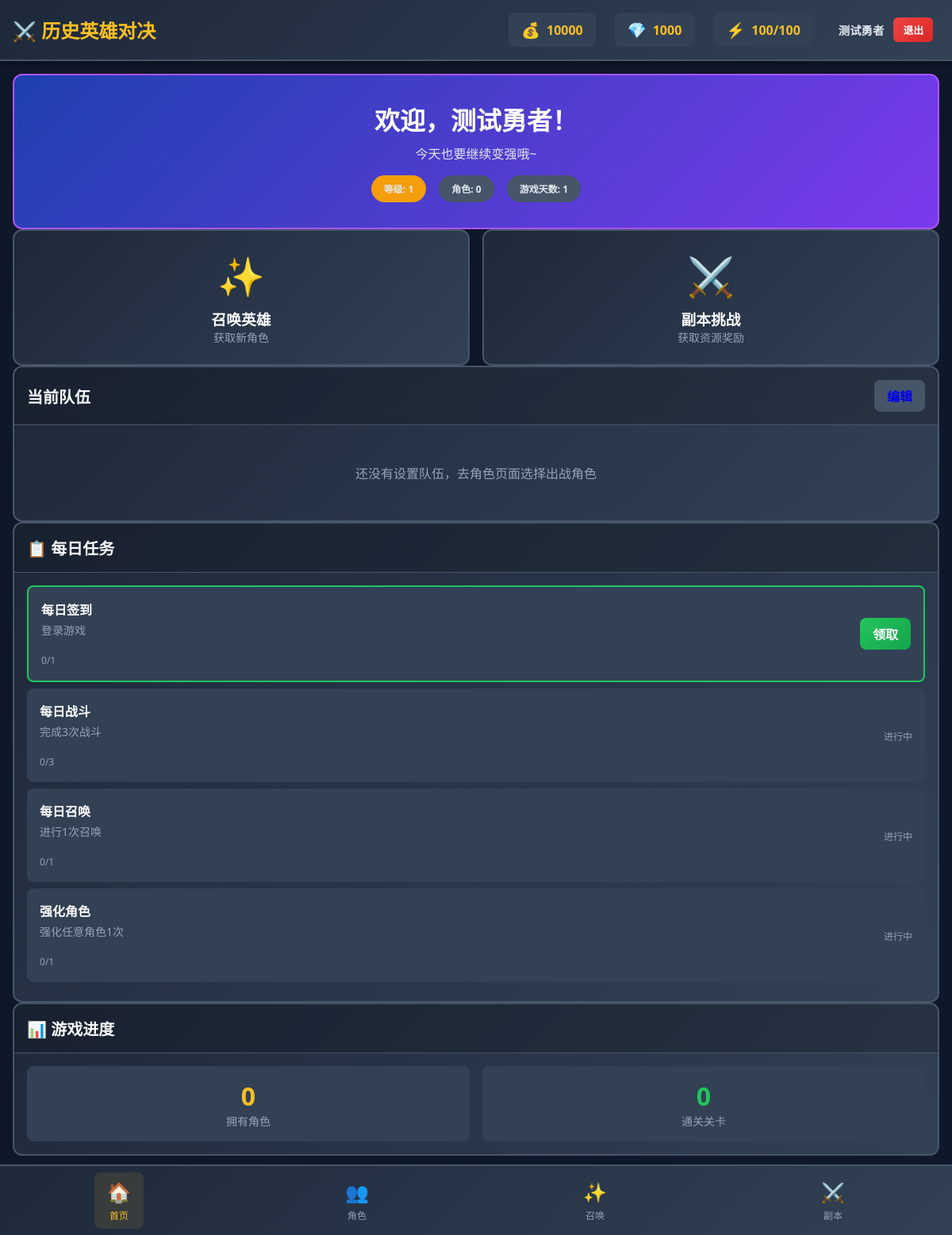
Screenshot of / (signed in) with the database file from the repository.
### models.py (models this page shows, shortened)
class Player(db.Model, UserMixin):
    __tablename__ = 'players'
    id = db.Column(db.Integer, primary_key=True, autoincrement=True)
    username = db.Column(db.String(64), unique=True, nullable=True, index=True)
    email = db.Column(db.String(120), unique=True, nullable=True, index=True)
    password_hash = db.Column(db.String(256), nullable=True)
    name = db.Column(db.String(128), nullable=False, default='勇者')
    level = db.Column(db.Integer, nullable=False, default=1)
    exp = db.Column(db.Integer, nullable=False, default=0)
    exp_to_next = db.Column(db.Integer, nullable=False, default=100)
    gold = db.Column(db.Integer, nullable=False, default=10000)
    gems = db.Column(db.Integer, nullable=False, default=1000)
    exp_books = db.Column(db.Integer, nullable=False, default=0)
    summon_tickets = db.Column(db.Integer, nullable=False, default=10)
    energy = db.Column(db.Integer, nullable=False, default=100)
    max_energy = db.Column(db.Integer, nullable=False, default=100)
    last_energy_update = db.Column(db.DateTime, default=datetime.now)
    pity_count = db.Column(db.Integer, nullable=False, default=0)
    legendary_pity_count = db.Column(db.Integer, nullable=False, default=0)
    total_play_days = db.Column(db.Integer, nullable=False, default=1)
    last_login_date = db.Column(db.Date, default=date.today)
    created_at = db.Column(db.DateTime, default=datetime.now)
    updated_at = db.Column(db.DateTime, default=datetime.now, onupdate=datetime.now)
    characters = db.relationship('PlayerCharacter', backref='player', lazy='dynamic')
    team = db.relationship('PlayerTeam', backref='player', lazy='dynamic', order_by='PlayerTeam.slot')
    completed_stages = db.relationship('PlayerCompletedStage', backref='player', lazy='dynamic')
    daily_tasks = db.relationship('PlayerDailyTask', backref='player', lazy='dynamic')
    summon_history = db.relationship('SummonHistory', backref='player', lazy='dynamic')

class PlayerDailyTask(db.Model):
    __tablename__ = 'player_daily_tasks'
    id = db.Column(db.Integer, primary_key=True, autoincrement=True)
    player_id = db.Column(db.Integer, db.ForeignKey('players.id'), nullable=False)
    task_id = db.Column(db.String(64), nullable=False)
    name = db.Column(db.String(128), nullable=False)
    description = db.Column(db.Text, nullable=False)
    target = db.Column(db.Integer, nullable=False, default=1)
    progress = db.Column(db.Integer, nullable=False, default=0)
    reward_gold = db.Column(db.Integer, default=0)
    reward_gems = db.Column(db.Integer, default=0)
    reward_exp = db.Column(db.Integer, default=0)
    completed = db.Column(db.Boolean, nullable=False, default=False)
    claimed = db.Column(db.Boolean, nullable=False, default=False)
    task_date = db.Column(db.Date, nullable=False, default=date.today)
    created_at = db.Column(db.DateTime, default=datetime.now)
    updated_at = db.Column(db.DateTime, default=datetime.now, onupdate=datetime.now)
    __table_args__ = (
        db.Index('idx_daily_tasks', 'player_id', 'task_date'),
    )
    def to_dict(self):
        return {
            'id': self.task_id,
            'name': self.name,
            'description': self.description,
            'target': self.target,
            'progress': self.progress,
            'rewards': {
                'gold': self.reward_gold or 0,
                'gems': self.reward_gems or 0,
                'exp': self.reward_exp or 0,
            },
            'completed': self.completed,
            'claimed': self.claimed,
        }

### app.py (the view)
@app.route('/')
@login_required
def index():
    player = current_user
    update_energy(player)
    check_daily_reset(player)
    characters = []
    for char in player.characters:
        battle_char = get_battle_character(char)
        if battle_char:
            characters.append(battle_char)
    team = []
    for team_member in player.team:
        char_instance = PlayerCharacter.query.get(team_member.character_instance_id)
        if char_instance:
            battle_char = get_battle_character(char_instance)
            if battle_char:
                team.append(battle_char)
    daily_tasks = [task.to_dict() for task in player.daily_tasks.filter_by(task_date=date.today())]
    return render_template('index.html',
        player=player,
        characters=characters,
        team=team,
        daily_tasks=daily_tasks,
        rarity_names=RARITY_NAMES,
        rarity_colors=RARITY_COLORS,
        element_names=ELEMENT_NAMES,
        element_colors=ELEMENT_COLORS
    )

### templates/index.html (shortened to what this page needs)
{% extends "base.html" %}
{% block content %}
<div class="space-y-4">
    <div class="card" style="background: linear-gradient(135deg, #1e40af 0%, #7c3aed 100%); border-color: #a855f7;">
        <div class="card-body" style="text-align: center; padding: 2rem;">
            <h1 style="font-size: 2rem; font-weight: bold; color: white; margin-bottom: 0.5rem;">
                欢迎，{{ player.name }}！
            </h1>
            <p style="color: #e2e8f0;">今天也要继续变强哦~</p>
            <div style="display: flex; justify-content: center; gap: 1rem; margin-top: 1rem;">
                <span class="badge bg-rarity-legendary" style="padding: 0.5rem 1rem;">
                    等级: {{ player.level }}
                </span>
                <span class="badge" style="background: #475569; padding: 0.5rem 1rem;">
                    角色: {{ characters|length }}
                </span>
                <span class="badge" style="background: #475569; padding: 0.5rem 1rem;">
                    游戏天数: {{ player.total_play_days }}
                </span>
            </div>
        </div>
    </div>
    <div class="grid grid-2">
        <a href="{{ url_for('summon') }}" class="card" style="text-decoration: none; cursor: pointer;">
            <div class="card-body" style="text-align: center; padding: 1.5rem;">
                <div style="font-size: 3rem; margin-bottom: 0.5rem;">✨</div>
                <h3 style="font-weight: bold; color: white;">召唤英雄</h3>
                <p style="font-size: 0.875rem; color: #94a3b8;">获取新角色</p>
            </div>
        </a>
        <a href="{{ url_for('stages') }}" class="card" style="text-decoration: none; cursor: pointer;">
            <div class="card-body" style="text-align: center; padding: 1.5rem;">
                <div style="font-size: 3rem; margin-bottom: 0.5rem;">⚔️</div>
                <h3 style="font-weight: bold; color: white;">副本挑战</h3>
                <p style="font-size: 0.875rem; color: #94a3b8;">获取资源奖励</p>
            </div>
        </a>
    </div>
    <div class="card">
        <div class="card-header" style="display: flex; justify-content: space-between; align-items: center;">
            <h3 class="card-title">当前队伍</h3>
            <a href="{{ url_for('characters') }}" class="btn" style="padding: 0.5rem 1rem; background: #475569;">
                编辑
            </a>
        </div>
        <div class="card-body">
            {% if team %}
            <div style="display: flex; gap: 0.5rem; flex-wrap: wrap;">
                {% for char in team %}
                <div style="width: 80px; text-align: center;">
                    <div style="width: 60px; height: 60px; border-radius: 50%; overflow: hidden; margin: 0 auto; border: 3px solid {{ element_colors[char.element] if element_colors else '#475569' }};">
                        <img src="{{ char.avatar }}" alt="{{ char.name }}" style="width: 100%; height: 100%; object-fit: cover; object-position: top;">
                    </div>
                    <div style="font-size: 0.75rem; color: white; margin-top: 0.25rem;">{{ char.name }}</div>
                    <div style="font-size: 0.625rem; color: #94a3b8;">Lv.{{ char.level }}</div>
                </div>
                {% endfor %}
            </div>
            {% else %}
            <p style="text-align: center; color: #94a3b8; padding: 2rem;">
                还没有设置队伍，去角色页面选择出战角色
            </p>
            {% endif %}
        </div>
    </div>
    <div class="card">
        <div class="card-header">
            <h3 class="card-title">📋 每日任务</h3>
        </div>
        <div class="card-body">
            {% for task in daily_tasks %}
            <div class="task-card" style="{% if task.claimed %}opacity: 0.5;{% elif task.completed %}border: 2px solid #22c55e;{% endif %}">
                <div class="task-info">
                    <h4>{{ task.name }}</h4>
                    <p>{{ task.description }}</p>
                    <div style="margin-top: 0.5rem;">
                        <div class="progress" style="width: 100px;">
                        </div>
                        <span style="font-size: 0.75rem; color: #94a3b8;">{{ task.progress }}/{{ task.target }}</span>
                    </div>
                </div>
                <div>
                    {% if task.claimed %}
                        <span class="badge" style="background: #475569;">已领取</span>
                    {% elif task.completed %}
                        <button onclick="claimTask('{{ task.id }}')" class="btn btn-success" style="padding: 0.5rem 1rem;">
                            领取
                        </button>
                    {% else %}
                        <span style="font-size: 0.75rem; color: #94a3b8;">进行中</span>
                    {% endif %}
                </div>
            </div>
            {% endfor %}
        </div>
    </div>
    <div class="card">
        <div class="card-header">
            <h3 class="card-title">📊 游戏进度</h3>
        </div>
        <div class="card-body">
            <div class="grid grid-2">
                <div style="background: #334155; padding: 1rem; border-radius: 8px; text-align: center;">
                    <div style="font-size: 2rem; font-weight: bold; color: #fbbf24;">{{ characters|length }}</div>
                    <div style="font-size: 0.875rem; color: #94a3b8;">拥有角色</div>
                </div>
                <div style="background: #334155; padding: 1rem; border-radius: 8px; text-align: center;">
                    <div style="font-size: 2rem; font-weight: bold; color: #22c55e;">{{ player.completed_stages.count() }}</div>
                    <div style="font-size: 0.875rem; color: #94a3b8;">通关关卡</div>
                </div>
            </div>
        </div>
    </div>
</div>
{% endblock %}

### templates/base.html (shortened to what this page needs)
<!DOCTYPE html>
<html lang="zh-CN">
<head>
    <link rel="stylesheet" href="{{ url_for('static', filename='css/style.css') }}">
</head>
<body>
    {% if player %}
    <nav class="navbar">
        <div class="navbar-content">
            <a href="{{ url_for('index') }}" class="navbar-brand">
                ⚔️ 历史英雄对决
            </a>
            <div class="navbar-resources">
                <div class="resource-item">
                    <span class="resource-icon">💰</span>
                    <span class="resource-value">{{ player.gold }}</span>
                </div>
                <div class="resource-item">
                    <span class="resource-icon">💎</span>
                    <span class="resource-value">{{ player.gems }}</span>
                </div>
                <div class="resource-item">
                    <span class="resource-icon">⚡</span>
                    <span class="resource-value">{{ player.energy }}/{{ player.max_energy }}</span>
                </div>
                <div class="resource-item user-info">
                    <span class="user-name">{{ player.name }}</span>
                    <a href="{{ url_for('logout') }}" class="logout-btn" onclick="return confirm('确定要退出登录吗？')">退出</a>
                </div>
            </div>
        </div>
    </nav>
    {% endif %}
    <main class="main-content">
        {% block content %}{% endblock %}
    </main>
    {% if player %}
    <nav class="bottom-nav">
        <a href="{{ url_for('index') }}" class="nav-item {% if request.endpoint == 'index' %}active{% endif %}">
            <span class="nav-icon">🏠</span>
            <span class="nav-label">首页</span>
        </a>
        <a href="{{ url_for('characters') }}" class="nav-item {% if request.endpoint == 'characters' %}active{% endif %}">
            <span class="nav-icon">👥</span>
            <span class="nav-label">角色</span>
        </a>
        <a href="{{ url_for('summon') }}" class="nav-item {% if request.endpoint == 'summon' %}active{% endif %}">
            <span class="nav-icon">✨</span>
            <span class="nav-label">召唤</span>
        </a>
        <a href="{{ url_for('stages') }}" class="nav-item {% if request.endpoint == 'stages' %}active{% endif %}">
            <span class="nav-icon">⚔️</span>
            <span class="nav-label">副本</span>
        </a>
    </nav>
    {% endif %}
</body>
</html>

### rows the page displays
Player: gold "10000", gems "1000", energy "100", max_energy "100", name "测试勇者", level "1", total_play_days "1"
PlayerDailyTask: name "每日签到", description "登录游戏", progress "0", target "1"
PlayerDailyTask: name "每日战斗", description "完成3次战斗", progress "0", target "3", shows "进行中"
PlayerDailyTask: name "每日召唤", description "进行1次召唤", progress "0", target "1", shows "进行中"
PlayerDailyTask: name "强化角色", description "强化任意角色1次", progress "0", target "1", shows "进行中"

### other values shown
{{ characters|length }} "0"
{{ player.completed_stages.count() }} "0"
